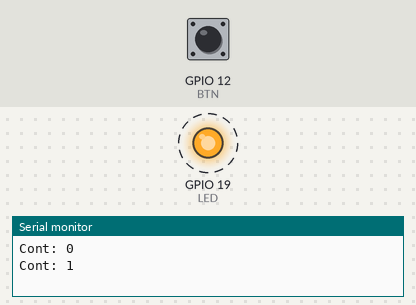
Bench run of a program on a simulated ESP32. Parts: output pins drawn as LEDs (lit = HIGH), the last lines printed to the serial monitor. Dashed ring = blinking. The inputs (shaded band) are chosen by the test bench; at power-on: GPIO 12 (BTN) HIGH.

Above: at 0.9 s.
1.3 s: GPIO 12 (BTN) pulled LOW for 0.15 s
At 1.3 s:
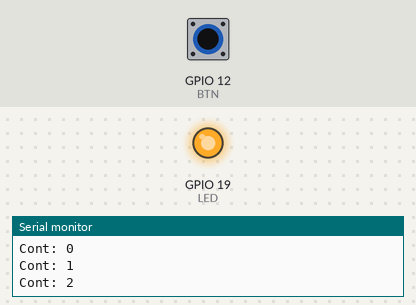
4.4 s: GPIO 12 (BTN) pulled LOW for 1 s
At 5.3 s:
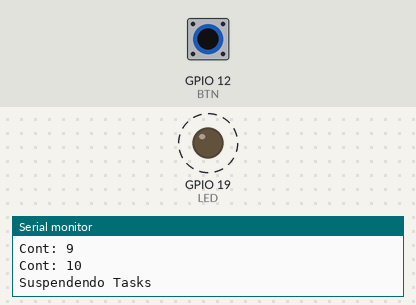
Timing chart, 0 to 14.4 s (numbered marks = the images above; inputs shaded):
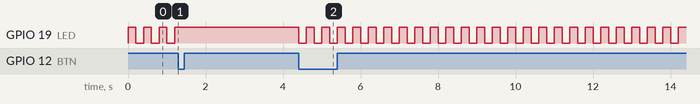

Measured:
- after the input at 1.3 s, GPIO 19 (LED): stops changing and stays HIGH
- after the input at 4.4 s, GPIO 19 (LED): alternates HIGH for 0.20 s and LOW for 0.20 s, starting at once
- by itself, GPIO 19 (LED): alternates HIGH for 0.20 s and LOW for 0.20 s

The program:

main.cpp
```cpp
/***********************************************************
 *
 *  Exemplo de criação de task
 *
 ***********************************************************/

#include <Arduino.h>
#include "freertos/FreeRTOS.h"
#include "freertos/task.h"
#include "freertos/queue.h"

#define LED 19
#define BTN 12

/* Handles */
QueueHandle_t xFila;

TaskHandle_t task1Handle = NULL;
TaskHandle_t task2Handle = NULL;
TaskHandle_t task3Handle = NULL;

static bool btnState = false;

/* Protótipo das tasks */
void vTask1(void *pvParameters);
void vTask2(void *pvParameters);
void vTask3(void *pvParameters);
void trataISR_BT()
{
  btnState = !btnState;
  if (btnState)
  {
    vTaskSuspend(task1Handle);
  }
  else
  {
    vTaskResume(task1Handle);
  }
}

void setup()
{
  BaseType_t xReturned;

  Serial.begin(115200);
  pinMode(LED, OUTPUT);
  pinMode(BTN, INPUT_PULLUP);
  attachInterrupt(digitalPinToInterrupt(BTN), trataISR_BT, FALLING);

  xFila = xQueueCreate(5, sizeof(int));
  if (xFila == NULL)
  {
    Serial.println("Não foi possível criar uma fila");
  }

  xReturned = xTaskCreate(vTask1, "TASK1", configMINIMAL_STACK_SIZE, NULL, 1, &task1Handle);
  if (xReturned == pdFAIL)
  {
    Serial.println("Não foi possível criar a task 1");
    while (1)
      ;
  }

  xReturned = xTaskCreate(vTask2, "TASK2", configMINIMAL_STACK_SIZE + 1024, NULL, 1, &task2Handle);
  if (xReturned == pdFAIL)
  {
    Serial.println("Não foi possível criar a task 2");
    while (1)
      ;
  }

  xReturned = xTaskCreate(vTask3, "TASK3", configMINIMAL_STACK_SIZE + 1024, NULL, 1, &task3Handle);
  if (xReturned == pdFAIL)
  {
    Serial.println("Não foi possível criar a task 3");
    while (1)
      ;
  }
}

void loop()
{
  vTaskDelay(3000);
}

void vTask1(void *pvParameters)
{
  // UBaseType_t uxHighWaterMark;
  while (1)
  {
    digitalWrite(LED, !digitalRead(LED));
    vTaskDelay(pdMS_TO_TICKS(200));

    // uxHighWaterMark = uxTaskGetStackHighWaterMark(NULL);
    // Serial.print(pcTaskGetName(NULL));
    // Serial.print(": ");
    // Serial.println(uxHighWaterMark);
  }
}

void vTask2(void *pvParameters)
{
  int cont = 0;
  while (1)
  {
    Serial.print("Cont: ");
    Serial.println(cont);

    if (cont <= 10)
    {
      xQueueSendToBack(xFila, &cont, portMAX_DELAY);
      cont++;
    }
    else
    {
      cont = 0;
      vTaskDelay(pdMS_TO_TICKS(500));
    }
    vTaskDelay(pdMS_TO_TICKS(500));
  }
}

void vTask3(void *pvParameters)
{
  int valorRecebido = 0;
  while (1)
  {
    if (xQueueReceive(xFila, &valorRecebido, pdMS_TO_TICKS(1000)) == pdTRUE)
    {
      if (valorRecebido >= 10)
      {
        if (task2Handle != NULL)
        {
          Serial.println("Suspendendo Tasks");
          vTaskSuspend(task2Handle);
          vTaskDelay(pdMS_TO_TICKS(5000));
          Serial.println("Reiniciando Tasks");
          vTaskResume(task2Handle);
        }
      }
    }
  }
}
```
